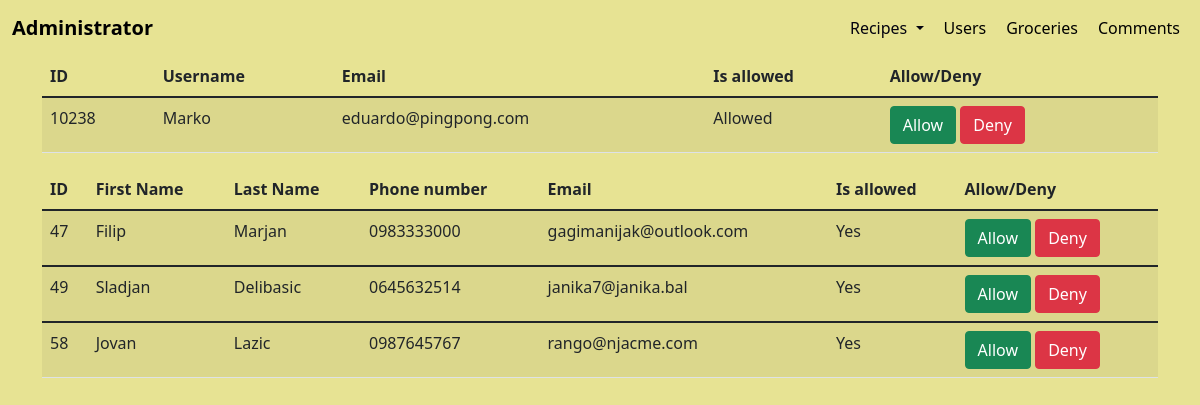
/adminUsers.php (signed in), run on the app's committed database.
### tables this page shows
CREATE TABLE `users` (
  `userID` int(10) UNSIGNED NOT NULL,
  `firstName` varchar(30) NOT NULL,
  `lastName` varchar(40) NOT NULL,
  `phoneNumber` varchar(10) NOT NULL,
  `email` varchar(320) NOT NULL,
  `hashedPassword` varchar(255) NOT NULL,
  `country` varchar(30) DEFAULT NULL,
  `city` varchar(20) DEFAULT NULL,
  `profilePicturePath` varchar(255) DEFAULT NULL,
  `verifyingCode` int(10) UNSIGNED DEFAULT NULL,
  `verified` int(1) UNSIGNED DEFAULT NULL,
  `accType` enum('admin','user') NOT NULL,
  `wallet` int(10) UNSIGNED DEFAULT 0
);

### classes/Database.php (called while the page is built, shortened)
<?php
class Database
{
    protected function connect()
    {
        try {
            $username = "root";
            $password = "";
            $databaseHandler = new PDO('mysql:host=localhost;port=3308;dbname=recipe', $username, $password);
            return $databaseHandler;
        } catch (PDOException $error) {
            print "Error: " . $error->getMessage() . "<br>";
            die();
        }
    }
    public function ListUsers()
    {
        $query = "SELECT * FROM users WHERE accType = 'user'";
        $users = $this->connect()->prepare($query);
        $users->execute();
        return $users->fetchAll(PDO::FETCH_ASSOC);
    }
    public function IsAllowed($userID)
    {
        $query = "SELECT users.userID, allowedusers.user_id FROM allowedusers INNER JOIN users ON allowedusers.user_id = users.userID AND users.userID = ?";
        $user = $this->connect()->prepare($query);
        $user->execute(array($userID));
        if ($user->rowCount() > 0) {
            return true;
        } else {
            return false;
        }
    }
}

### adminUsers.php (the view, shortened to what this page needs)
<?php
include "includes/adminHeader.php";
include "includes/adminNav.php";
include "classes/Database.php";
?>
    <div class="container-lg">
        <table id="grid-basic" class="table table-condensed table-hover table-striped">
            <thead>
            <tr>
                <th data-column-id="id" data-type="numeric">ID</th>
                <th data-column-id="sender">Username</th>
                <th data-column-id="email">Email</th>
                <th data-column-id="received" data-order="desc">Is allowed</th>
                <th data-column-id="received" data-order="desc">Allow/Deny</th>
            </tr>
            </thead>
            <tbody>
            <tr>
                <td>10238</td>
                <td>Marko</td>
                <td>eduardo@pingpong.com</td>
                <td>Allowed</td>
                <td>
                    <button class="btn btn-success" onclick="location.href=''">Allow</button>
                    <button class="btn btn-danger">Deny</button>
                </td>
            </tr>
            </tbody>
        </table>
    </div>
<?php
if (isset($_SESSION["accountType"]) and $_SESSION["accountType"] === "admin") {
    ?>
    <div class="container-lg">
        <table id="grid-basic" class="table table-condensed table-hover table-striped">
            <thead>
            <tr>
                <th data-column-id="id" data-type="numeric">ID</th>
                <th data-column-id="fistName">First Name</th>
                <th data-column-id="lastName">Last Name</th>
                <th data-column-id="phoneNumber">Phone number</th>
                <th data-column-id="email">Email</th>
                <th data-column-id="allowed" data-order="desc">Is allowed</th>
                <th data-column-id="allowDeny" data-order="desc">Allow/Deny</th>
            </tr>
            </thead>
            <?php
            $db = new Database();
            $db1 = new Database();
            $result = $db->ListUsers();
            if ($result) {
                foreach ($result as $row) {
                    echo "<tbody>";
                    $isAllowed = $db1->IsAllowed($row["userID"]);
                    if ($isAllowed === TRUE) {
                        echo '<tr>
                                <td>' . $row["userID"] . '</td>
                                <td>' . $row["firstName"] . '</td>
                                <td>' . $row["lastName"] . '</td>
                                <td>' . $row["phoneNumber"] . '</td>
                                <td>' . $row["email"] . '</td>
                                <td>' . "Yes" . '</td>
                                <td><button class="btn btn-success">Allow</button> <button class="btn btn-danger deny" dataId = ' . $row["userID"] . '>Deny</button></td>
                            </tr>';
                    }
                }
            }
            }
            ?>
            </tbody>
        </table>
    </div>
<?php
include "includes/adminFooter.php";
?>

### css/adminMain.css (style rules this page uses)
body { margin: 0; padding: 0; -webkit-box-sizing: border-box; box-sizing: border-box; background-color: #E7E393; }

### data on the page
users: userID "47", firstName "Filip", lastName "Marjan", phoneNumber "0983333000", email "gagimanijak@outlook.com"
users: userID "49", firstName "Sladjan", lastName "Delibasic", phoneNumber "0645632514", email "janika7@janika.bal"
users: userID "58", firstName "Jovan", lastName "Lazic", phoneNumber "0987645767", email "rango@njacme.com"
